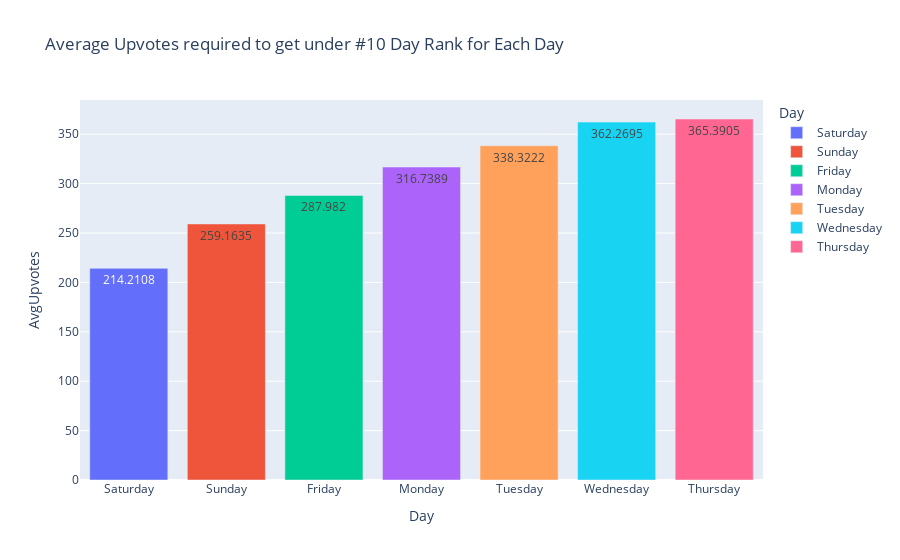

Write notebook code for a chart like this one.
### Code cell
top_10_day_upvotes = duckdb.sql("""
SELECT day as Day, AVG(upvotes) as AvgUpvotes
FROM wdata
WHERE day_rank < 11 and day_rank > 0
GROUP BY day
ORDER BY AvgUpvotes
""").df()

top_10_day_upvotes_fig = px.bar(
    top_10_day_upvotes,
    x='Day',
    y='AvgUpvotes',
    title='Average Upvotes required to get under #10 Day Rank for Each Day',
    color='Day',
    text_auto=True
)

top_10_day_upvotes_fig.show()

### Figure 1 — Plotly figure (JSON) as saved in the notebook; plotly's stock layout.template omitted (floating-point values rounded to 4 significant figures)
{"data": [{"alignmentgroup": "True", "hovertemplate": "Day=%{x}<br>AvgUpvotes=%{y}<extra></extra>", "legendgroup": "Saturday", "marker": {"color": "#636efa", "pattern": {"shape": ""}}, "name": "Saturday", "offsetgroup": "Saturday", "orientation": "v", "showlegend": true, "textposition": "auto", "texttemplate": "%{y}", "type": "bar", "x": ["Saturday"], "xaxis": "x", "y": [214.2], "yaxis": "y"}, {"alignmentgroup": "True", "hovertemplate": "Day=%{x}<br>AvgUpvotes=%{y}<extra></extra>", "legendgroup": "Sunday", "marker": {"color": "#EF553B", "pattern": {"shape": ""}}, "name": "Sunday", "offsetgroup": "Sunday", "orientation": "v", "showlegend": true, "textposition": "auto", "texttemplate": "%{y}", "type": "bar", "x": ["Sunday"], "xaxis": "x", "y": [259.2], "yaxis": "y"}, {"alignmentgroup": "True", "hovertemplate": "Day=%{x}<br>AvgUpvotes=%{y}<extra></extra>", "legendgroup": "Friday", "marker": {"color": "#00cc96", "pattern": {"shape": ""}}, "name": "Friday", "offsetgroup": "Friday", "orientation": "v", "showlegend": true, "textposition": "auto", "texttemplate": "%{y}", "type": "bar", "x": ["Friday"], "xaxis": "x", "y": [288.0], "yaxis": "y"}, {"alignmentgroup": "True", "hovertemplate": "Day=%{x}<br>AvgUpvotes=%{y}<extra></extra>", "legendgroup": "Monday", "marker": {"color": "#ab63fa", "pattern": {"shape": ""}}, "name": "Monday", "offsetgroup": "Monday", "orientation": "v", "showlegend": true, "textposition": "auto", "texttemplate": "%{y}", "type": "bar", "x": ["Monday"], "xaxis": "x", "y": [316.7], "yaxis": "y"}, {"alignmentgroup": "True", "hovertemplate": "Day=%{x}<br>AvgUpvotes=%{y}<extra></extra>", "legendgroup": "Tuesday", "marker": {"color": "#FFA15A", "pattern": {"shape": ""}}, "name": "Tuesday", "offsetgroup": "Tuesday", "orientation": "v", "showlegend": true, "textposition": "auto", "texttemplate": "%{y}", "type": "bar", "x": ["Tuesday"], "xaxis": "x", "y": [338.3], "yaxis": "y"}, {"alignmentgroup": "True", "hovertemplate": "Day=%{x}<br>AvgUpvotes=%{y}<extra></extra>", "legendgroup": "Wednesday", "marker": {"color": "#19d3f3", "pattern": {"shape": ""}}, "name": "Wednesday", "offsetgroup": "Wednesday", "orientation": "v", "showlegend": true, "textposition": "auto", "texttemplate": "%{y}", "type": "bar", "x": ["Wednesday"], "xaxis": "x", "y": [362.3], "yaxis": "y"}, {"alignmentgroup": "True", "hovertemplate": "Day=%{x}<br>AvgUpvotes=%{y}<extra></extra>", "legendgroup": "Thursday", "marker": {"color": "#FF6692", "pattern": {"shape": ""}}, "name": "Thursday", "offsetgroup": "Thursday", "orientation": "v", "showlegend": true, "textposition": "auto", "texttemplate": "%{y}", "type": "bar", "x": ["Thursday"], "xaxis": "x", "y": [365.4], "yaxis": "y"}], "layout": {"barmode": "relative", "legend": {"title": {"text": "Day"}, "tracegroupgap": 0}, "title": {"text": "Average Upvotes required to get under #10 Day Rank for Each Day"}, "xaxis": {"anchor": "y", "categoryarray": ["Saturday", "Sunday", "Friday", "Monday", "Tuesday", "Wednesday", "Thursday"], "categoryorder": "array", "domain": [0, 1], "title": {"text": "Day"}}, "yaxis": {"anchor": "x", "domain": [0, 1], "title": {"text": "AvgUpvotes"}}}}
